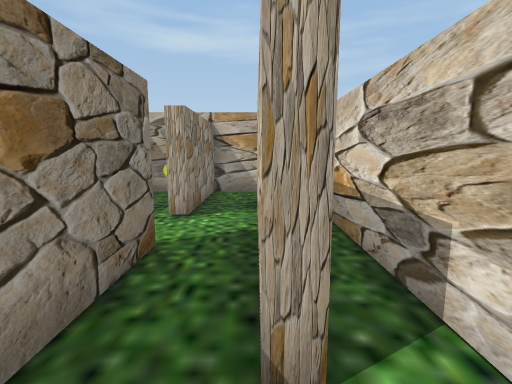
View 1 (above)

18 first-person views from a walk through a 3-D level made in the Unity game engine. The camera is 1.5 m above the floor, tilts 8° down and sees 85° across. The floor is counted in squares, 1 m on a side. Each view is taken from the middle of a square. On the plan, view 1 faces up. The plan holds only what a view shows up to about 14 squares ahead; the rest is blank. The place goes on beyond the plan. The player is left out. Some animated figures are left out.

View 2
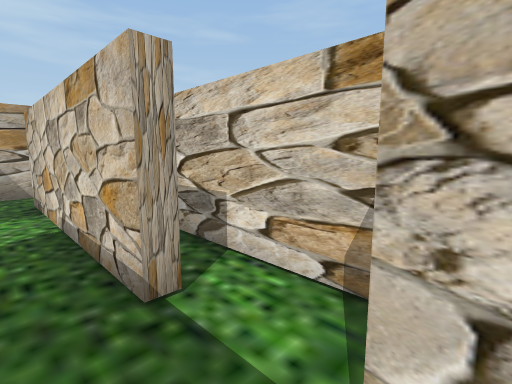

View 3
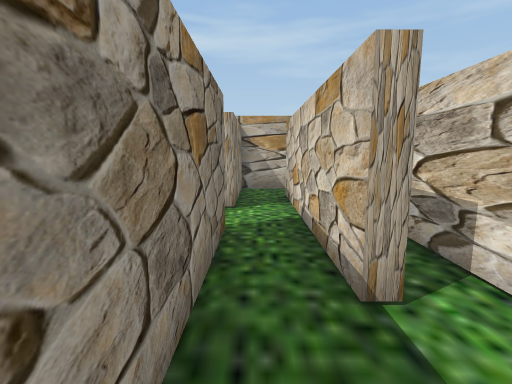

View 4
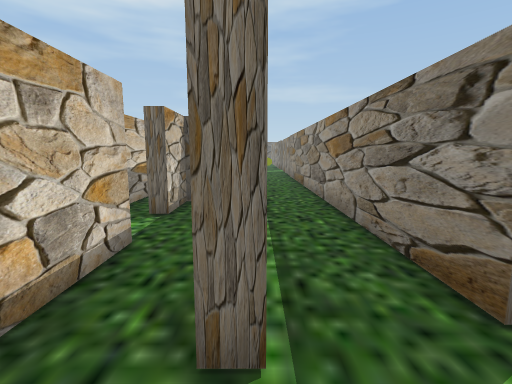

View 5
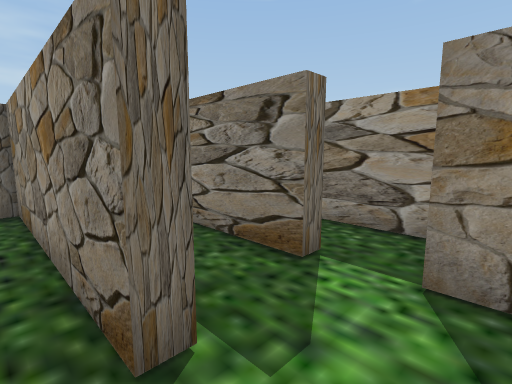

View 6
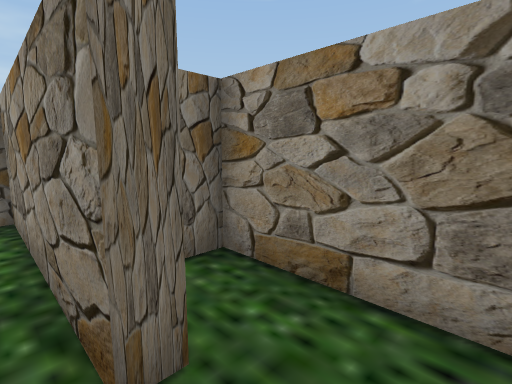

View 7
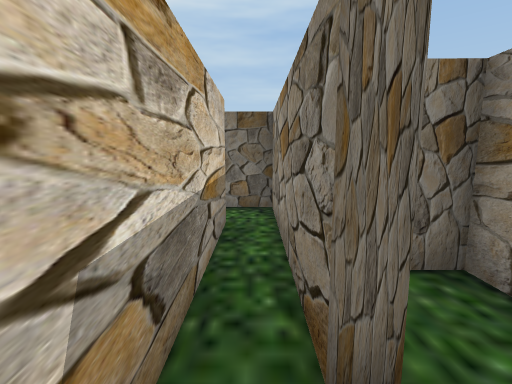

View 8
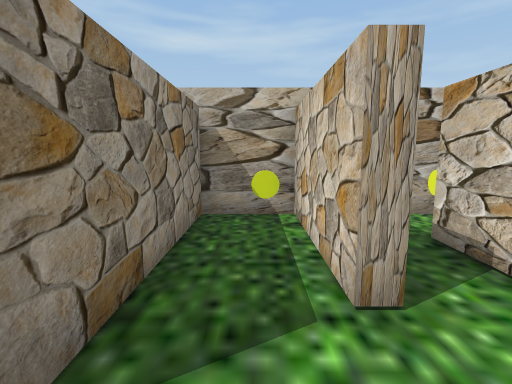

View 9
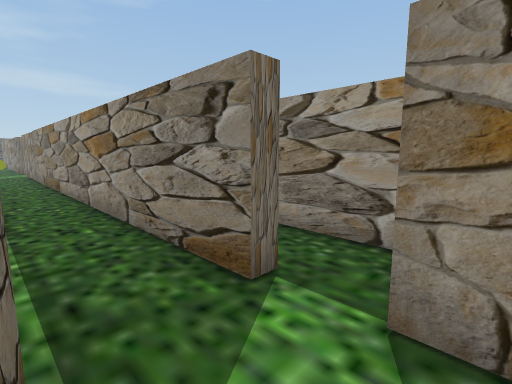

View 10
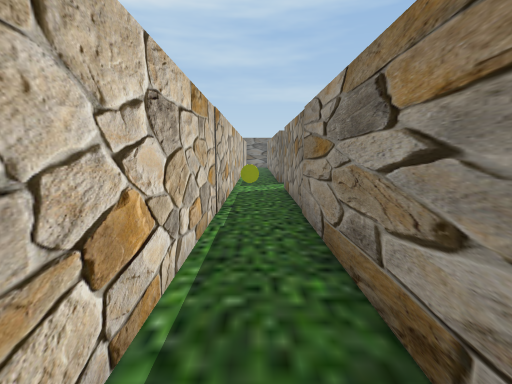

View 11
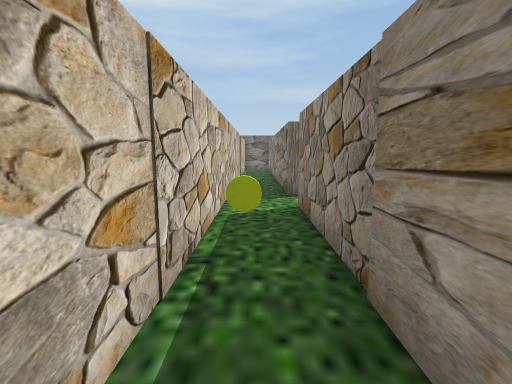

View 12
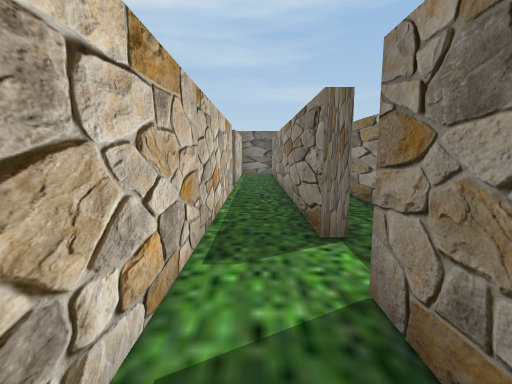

View 13
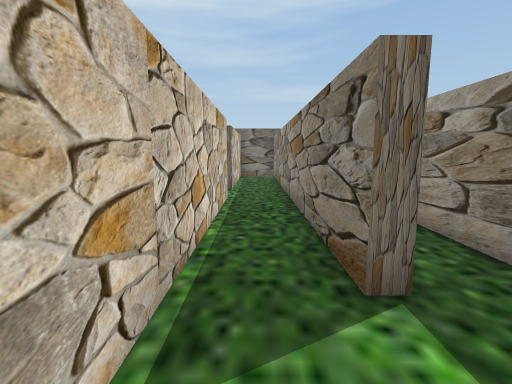

View 14
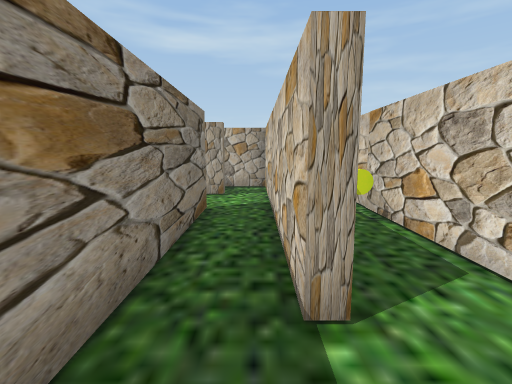

View 15
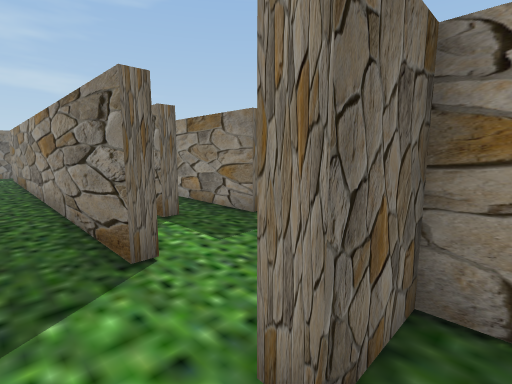

View 16
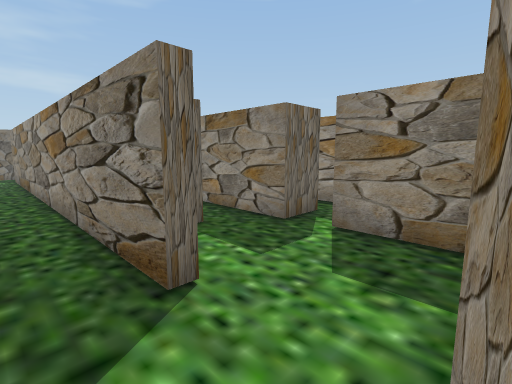

View 17
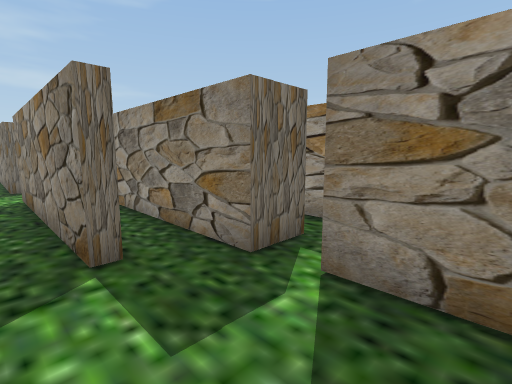

View 18
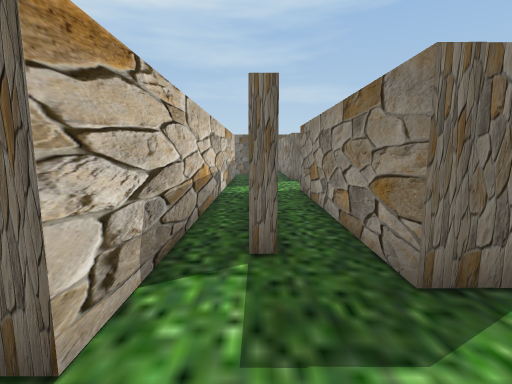

### Floor plan
Key: @ floor where view 1 was taken; # wall or solid block; . floor; I disc; O other object.
Columns run from 13 left of view 1 to 2 right of it. Each row starts with its distance up from view 1.
 11          ######
 10          #.#..O
  9          #I#.#
  8          #.#.#
  7          #.#.#
  6          #...# #
  5          #...#.#
  4          #.#.#.#
  3       #  #.#.#.#
  2       #  #.#.#.#
  1          #.#...#
  0          #.#.@.#
 -1          #.#.#.#
 -2          #.###.#
 -3          #.  #.#
 -4          #.  #.#
 -5          #.  #..
 -6          #.# #..
 -7        ###.# ###
 -8      #...#.#
 -9     .##..#.#
-10    #.....#.#
-11    #.....#.#
-12   ....##.#.#
-13 #.##..##.#I#
-14 #. #.###.#.#
-15    #.###.#.#
-16    #.###.#.#
-17    #.###...#
-18    #.###...#
-19    #.###.#.#
-20    #.###.#.#
-21    #.###.#.#
-22    ...## #.#
-23    ..### #.#
-24      ### #.#
-25      ### #.#
-26      ### #..
-27      ### #..
-28          #.#

Where each view was taken, in squares from view 1:
view 1: 0 up, 0 right, facing up
view 2: 1 down, 1 left, facing up-right
view 3: 1 down, 1 left, facing up
view 4: 6 up, 2 left, facing down
view 5: 6 up, 1 left, facing down-left
view 6: 1 up, 1 right, facing down-left
view 7: 1 up, 1 right, facing down
view 8: 4 up, 3 left, facing up
view 9: 6 up, 2 left, facing down-left
view 10: 5 down, 3 left, facing down
view 11: 9 down, 3 left, facing down
view 12: 14 down, 3 left, facing down
view 13: 16 down, 3 left, facing down
view 14: 19 down, 5 left, facing up
view 15: 8 down, 5 left, facing down-left
view 16: 9 down, 5 left, facing down-left
view 17: 10 down, 7 left, facing down-left
view 18: 10 down, 8 left, facing down
